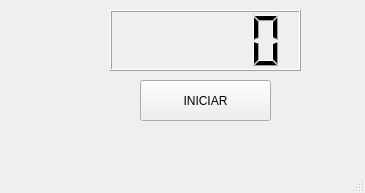
<?xml version="1.0" encoding="UTF-8"?>
<ui version="4.0">
 <class>MainWindow</class>
 <widget class="QMainWindow" name="MainWindow">
  <property name="geometry">
   <rect>
    <x>0</x>
    <y>0</y>
    <width>365</width>
    <height>193</height>
   </rect>
  </property>
  <property name="windowTitle">
   <string>MainWindow</string>
  </property>
  <widget class="QWidget" name="centralwidget">
   <widget class="QLCDNumber" name="lcdNumber">
    <property name="geometry">
     <rect>
      <x>110</x>
      <y>10</y>
      <width>191</width>
      <height>61</height>
     </rect>
    </property>
   </widget>
   <widget class="QPushButton" name="btn_iniciar">
    <property name="geometry">
     <rect>
      <x>140</x>
      <y>80</y>
      <width>131</width>
      <height>41</height>
     </rect>
    </property>
    <property name="text">
     <string>INICIAR</string>
    </property>
   </widget>
  </widget>
  <widget class="QMenuBar" name="menubar">
   <property name="geometry">
    <rect>
     <x>0</x>
     <y>0</y>
     <width>365</width>
     <height>24</height>
    </rect>
   </property>
  </widget>
  <widget class="QStatusBar" name="statusbar"/>
 </widget>
 <resources/>
 <connections/>
</ui>
